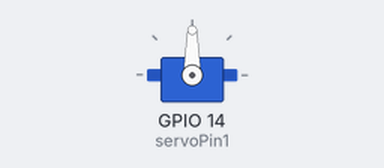
This sketch was run on a simulated ESP32. Shown: servo.

Above: at 0.05 s.
At 4.0 s:
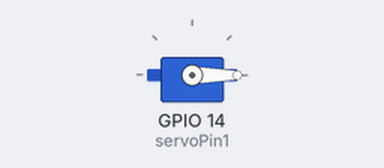
Timing chart, 0 to 5.2 s (numbered marks = the images above):
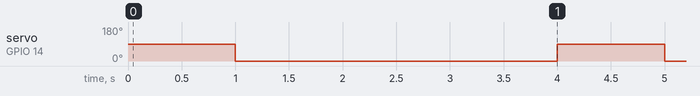

Measured:
- by itself, servo on GPIO 14 (servoPin1): alternates 90° for 1.0 s and 0° for 3.0 s

The sketch:

Servo_Code.ino
```cpp
#include <ESP32Servo.h>


Servo servo1;
Servo servo2;

const int servoPin2 = 27;
const int servoPin1 = 14;


void setup() {
servo1.attach(servoPin1, 500, 2500);


}


void loop() {
 servo1.write(90);
  delay(1000);       // Wait for 1 second

      servo1.write(0);
      delay(1000);

      servo2.write(180);
      delay(1000);

      servo2.write(0);
      delay(1000);
}
```
